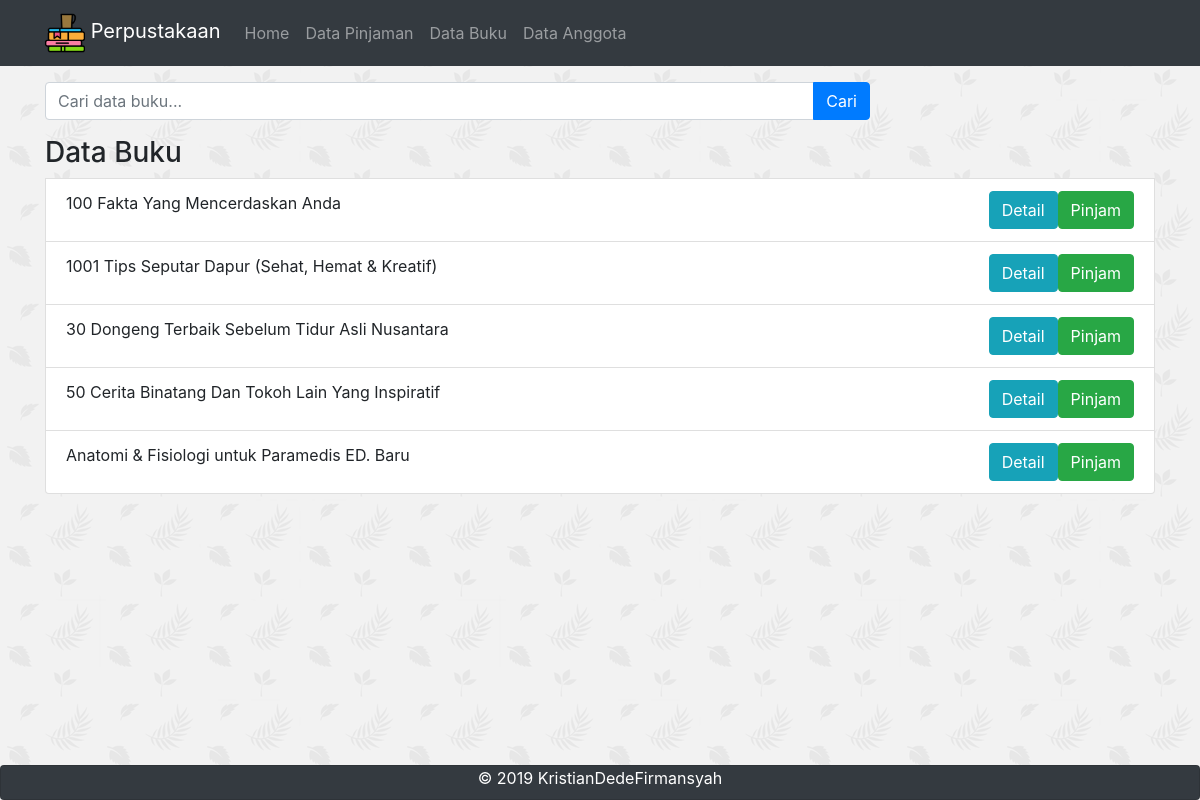
The app's page /Perpustakaan_UTS/index.php with its own data.
### tables this page shows
CREATE TABLE `buku` (
  `id_buku` int(5) NOT NULL,
  `judul` varchar(50) NOT NULL,
  `penulis` varchar(50) NOT NULL,
  `penerbit` varchar(50) NOT NULL,
  `tahun_terbit` int(4) NOT NULL
);

### Perpustakaan_UTS/application/controllers/Home.php (called while the page is built, shortened)
<?php
class Home extends CI_Controller {
 public function __construct()
    {
        $this->load->model('Buku_model');
        $this->load->model('Anggota_model');
    }
    public function index(){
        $data['judul'] = 'Home';
        $data['buku'] = $this->Buku_model->getAllBuku();
        $this->load->view('templates/header', $data);
        $this->load->view('home/index', $data);
        $this->load->view('templates/footer');
    }
}

### Perpustakaan_UTS/index.php (called while the page is built, shortened)
<?php
require_once BASEPATH.'core/CodeIgniter.php';

### Perpustakaan_UTS/application/models/Buku_model.php (called while the page is built, shortened)
<?php
class Buku_model extends CI_model{
    public function getAllBuku()
    {
        return $this->db->get('buku')->result_array();
    }
}

### Perpustakaan_UTS/application/views/home/index.php (the view, shortened to what this page needs)
<div class="container">
    <div class="row mt-3">
        <div class="col-md-9">
            <form action="" method="post">
                <div class="input-group">
                    <input type="text" class="form-control" placeholder="Cari data buku..." name="keyword">
                    <div class="input-group-append">
                        <button class="btn btn-primary" type="submit">Cari</button>
                    </div>
                </div>
            </form>
        </div>
    </div>
    <div class="row mt-3">
        <div class="col-md-12">
            <ul class="list-group" style="margin-bottom: 100px;">
                <h3 class="mt6">Data Buku</h3>
            <?php foreach ($buku as $bk): ?>
                <li class="list-group-item">
                    <?php echo $bk['judul']; ?>
                    <a href="<?= base_url(); ?>home/pinjam/<?= $bk['id_buku'];?>" class="btn btn-success float-right">Pinjam</a>
                    <a href="<?= base_url(); ?>home/detail/<?= $bk['id_buku'];?>" class="btn btn-info float-right">Detail</a>
                </li>
            <?php endforeach; ?>
        </ul>
        </div>
    </div>
</div>

### records on screen
buku: judul "100 Fakta Yang Mencerdaskan Anda"
buku: judul "1001 Tips Seputar Dapur (Sehat, Hemat & Kreatif)"
buku: judul "30 Dongeng Terbaik Sebelum Tidur Asli Nusantara"
buku: judul "50 Cerita Binatang Dan Tokoh Lain Yang Inspiratif"
buku: judul "Anatomi & Fisiologi untuk Paramedis ED. Baru"
